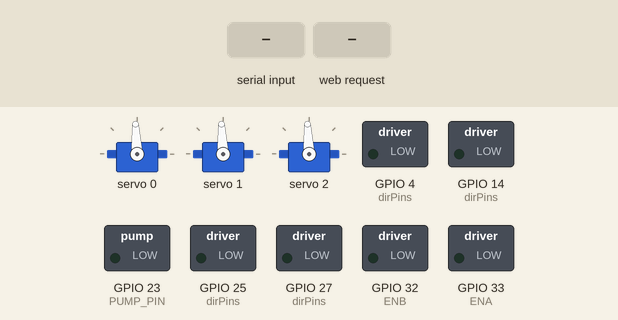
Bench run of a sketch on a simulated ESP32. Shown: 3 × servo, switched loads named in the sketch (green lamp = pin HIGH). The inputs (shaded band) are chosen by the test bench. What the sketch prints to the serial monitor is not drawn.

Above: at 1.2 s.
1.3 s: "q" received over Serial
At 2.7 s:
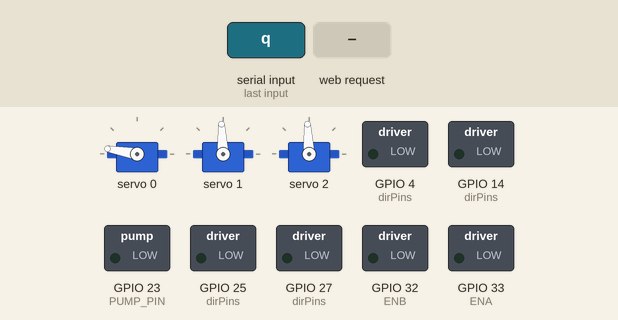
3.4 s: "c" received over Serial
At 3.86 s:
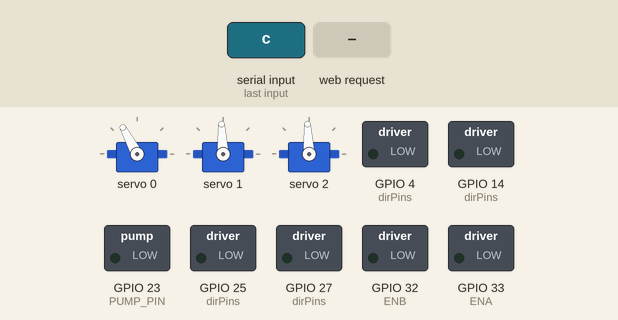
5.5 s: HTTP request GET /s?d=1&a=1&us=1 received
At 6.6 s:
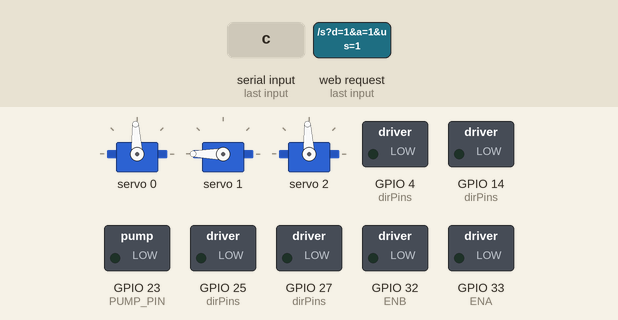
7.7 s: "a" received over Serial
10.7 s: "e" received over Serial
13.2 s: "w" received over Serial
At 17.0 s:
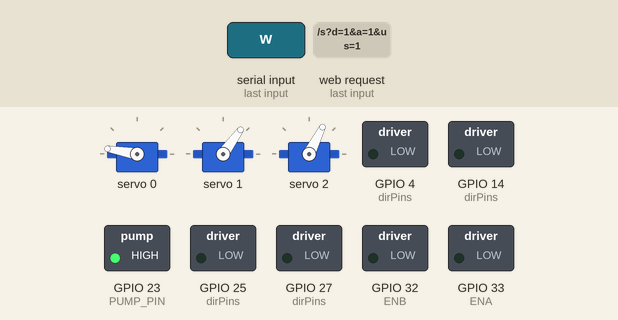
Timing chart, 0 to 19.7 s (numbered marks = the images above; inputs shaded):
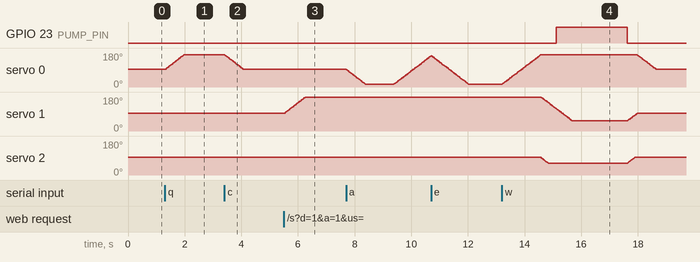

Measured:
- after the input at 1.3 s, servo 0: moves from 93° to 170° over 0.66 s, starting at once
- after the input at 3.4 s, servo 0: moves from 170° to 93° over 0.66 s, starting at once
- after the input at 5.5 s, servo 1: moves from 93° to 180° over 0.74 s, starting at once
- after the input at 13.2 s, GPIO 23 (PUMP_PIN): LOW → HIGH after 1.9 s, → LOW 2.5 s later; servo 0: rises from 15° to 170° in 1.3 s, then falls to 93° in 4.1 s

The sketch:

v1.ino
```cpp
#include <WiFi.h>
#include <WebServer.h>
#include <Wire.h>
#include <Adafruit_PWMServoDriver.h>

const char* AP_SSID = "EcoPlanter";
const char* AP_PASS = "plant1234";

// L298N wheels
const int IN1 = 25, IN2 = 4, ENA = 33;
const int IN3 = 27, IN4 = 14, ENB = 32;
const int SPEED = 60;

// Existing pump configuration (unchanged)
const int PUMP_PIN = 23;
const bool PUMP_ACTIVE_HIGH = true;
const int PUMP_MS = 2500;

Adafruit_PWMServoDriver pwm = Adafruit_PWMServoDriver(0x40);
const int SLEW_US = 12;
const int PAUSE_MS = 1000;

// ---- REVERSED ARM AXES ----
// Channel 0: Base
// Channel 1: Lower arm / shoulder
// Channel 2: Upper arm / elbow
const bool FLIP_BASE     = true;
const bool FLIP_SHOULDER = true;
const bool FLIP_ELBOW    = true;

const bool FLIP[3] = {
  FLIP_BASE,
  FLIP_SHOULDER,
  FLIP_ELBOW
};

// Axis 0: Base, channel 0
const int BASE_CENTER = 1500;
const int BASE_SWEEP = 800;
const int BASE_LEFT = BASE_CENTER - BASE_SWEEP;
const int BASE_RIGHT = BASE_CENTER + BASE_SWEEP;

// Axis 1: Lower arm / shoulder, channel 1
const int SHOULDER_HOME = 1500;
const int SHOULDER_OUT = 1900;

// Axis 2: Upper arm / elbow, channel 2
const int ELBOW_UP = 1500;
const int ELBOW_DOWN = 1800;

struct Axis {
  int ch;
  int cur;
  int target;
};

Axis ax[3] = {
  {0, BASE_CENTER, BASE_CENTER},
  {1, SHOULDER_HOME, SHOULDER_HOME},
  {2, ELBOW_UP, ELBOW_UP}
};

enum StepType {
  T_MOVE,
  T_MOVE_NOWAIT,
  T_PAUSE,
  T_PUMP
};

struct Step {
  StepType t;
  int a;
  int v;
};

const Step SWEEP[] = {
  {T_MOVE, 0, BASE_RIGHT},
  {T_PAUSE, 0, PAUSE_MS},
  {T_MOVE, 0, BASE_CENTER},
  {T_MOVE, 0, BASE_LEFT},
  {T_PAUSE, 0, PAUSE_MS},
  {T_MOVE, 0, BASE_CENTER}
};

const Step WATERSEQ[] = {
  {T_MOVE, 0, BASE_LEFT},
  {T_MOVE_NOWAIT, 1, SHOULDER_OUT},
  {T_MOVE, 2, ELBOW_DOWN},
  {T_PAUSE, 0, 300},
  {T_PUMP, 0, PUMP_MS},
  {T_MOVE_NOWAIT, 2, ELBOW_UP},
  {T_MOVE, 1, SHOULDER_HOME},
  {T_MOVE, 0, BASE_CENTER}
};

const Step HOMESEQ[] = {
  {T_MOVE, 2, ELBOW_UP},
  {T_MOVE, 1, SHOULDER_HOME},
  {T_MOVE, 0, BASE_CENTER}
};

const Step* seqPtr = nullptr;
int seqLen = 0;
int seqIdx = 0;
bool stepStarted = false;
unsigned long stepT = 0;
unsigned long lastSlew = 0;

WebServer server(80);
unsigned long lastSeen = 0;
unsigned long lastWheelCmd = 0;
bool moving = false;

void addCorsHeaders() {
  server.sendHeader("Access-Control-Allow-Origin", "*");
  server.sendHeader("Access-Control-Allow-Methods", "GET, OPTIONS");
  server.sendHeader("Access-Control-Allow-Headers", "Content-Type");
  server.sendHeader("Cache-Control", "no-store");
}

const char PAGE[] PROGMEM = R"rawliteral(
<!DOCTYPE html>
<html>
<head>
<meta name="viewport" content="width=device-width,initial-scale=1">
<style>
body{font-family:sans-serif;text-align:center;margin:0;padding:16px}
.g{display:grid;grid-template-columns:1fr 1fr 1fr;gap:12px;max-width:420px;margin:0 auto 16px}
button{height:72px;font-size:26px;border:0;border-radius:16px;background:#2e7d32;color:#fff}
.s{background:#c62828}
.t{background:#1565c0;font-size:20px}
.a{background:#6a1b9a;font-size:20px;width:100%;max-width:420px;margin-bottom:16px}
</style>
</head>
<body>

<h2>EcoPlanter</h2>

<div class="g">
<span></span><button onclick="c('f')">F</button><span></span>
<button onclick="c('l')">L</button>
<button class="s" onclick="c('s')">S</button>
<button onclick="c('r')">R</button>
<span></span><button onclick="c('b')">B</button><span></span>
</div>

<h3>Base</h3>
<div class="g">
<button class="t" onclick="c('q')">&#9664; Left</button>
<button class="t" onclick="c('c')">Middle</button>
<button class="t" onclick="c('e')">Right &#9654;</button>
</div>

<button class="a" onclick="c('a')">Auto sweep</button>

<h3>Arm</h3>
<div class="g">
<button class="t" onclick="c('w')">Water</button>
<button class="t" onclick="c('h')">Home</button>
<span></span>
</div>

<h3>Manual arm</h3>

<p>Shoulder <span id="sv">1500</span></p>
<input type="range" id="sh" min="600" max="2300"
step="10" value="1500" style="width:90%"
oninput="document.getElementById('sv').textContent=this.value"
onchange="sl(1,this.value)">

<p>Elbow <span id="ev">1500</span></p>
<input type="range" id="el" min="600" max="2300"
step="10" value="1500" style="width:90%"
oninput="document.getElementById('ev').textContent=this.value"
onchange="sl(2,this.value)">

<script>
function c(x){fetch('/c?d='+x)}
function sl(a,v){fetch('/s?a='+a+'&us='+v)}

fetch('/v').then(function(r){return r.text()})
.then(function(t){
  var p=t.split(',');
  document.getElementById('sh').value=p[0];
  document.getElementById('sv').textContent=p[0];
  document.getElementById('el').value=p[1];
  document.getElementById('ev').textContent=p[1];
});

setInterval(function(){fetch('/p')},1000);
</script>

</body>
</html>
)rawliteral";

void setMotor(int inA, int inB, int en, int pct) {
  pct = constrain(pct, -100, 100);

  digitalWrite(inA, pct > 0);
  digitalWrite(inB, pct < 0);

  ledcWrite(en, map(abs(pct), 0, 100, 0, 255));
}

void drive(int l, int r) {
  setMotor(IN1, IN2, ENA, l);
  setMotor(IN3, IN4, ENB, r);

  moving = (l != 0 || r != 0);
}

void pumpSet(bool on) {
  digitalWrite(
    PUMP_PIN,
    (on == PUMP_ACTIVE_HIGH) ? HIGH : LOW
  );
}

// Updated servo direction mapping
void writeUs(int ch, int us) {
  if (ch >= 0 && ch < 3 && FLIP[ch]) {
    us = 3000 - us;
  }

  us = constrain(us, 500, 2500);

  pwm.setPWM(
    ch,
    0,
    (uint32_t)us * 4096UL / 20000UL
  );
}

void runAxes() {
  if (millis() - lastSlew < 10) return;

  lastSlew = millis();

  for (int i = 0; i < 3; i++) {
    Axis& a = ax[i];

    if (a.cur == a.target) continue;

    if (abs(a.target - a.cur) <= SLEW_US) {
      a.cur = a.target;
    } else {
      a.cur += (a.target > a.cur)
                 ? SLEW_US
                 : -SLEW_US;
    }

    writeUs(a.ch, a.cur);
  }
}

bool busy() {
  if (seqPtr) return true;

  for (int i = 0; i < 3; i++) {
    if (ax[i].cur != ax[i].target) return true;
  }

  return false;
}

void runSequence() {
  if (!seqPtr) return;

  if (seqIdx >= seqLen) {
    seqPtr = nullptr;
    pumpSet(false);
    return;
  }

  const Step& s = seqPtr[seqIdx];

  if (!stepStarted) {
    stepStarted = true;
    stepT = millis();

    if (s.t == T_MOVE || s.t == T_MOVE_NOWAIT) {
      ax[s.a].target = s.v;
    }

    if (s.t == T_PUMP) {
      pumpSet(true);
    }
  }

  bool done;

  if (s.t == T_MOVE) {
    done = (ax[s.a].cur == ax[s.a].target);
  } else if (s.t == T_MOVE_NOWAIT) {
    done = true;
  } else {
    done = (millis() - stepT >= (unsigned long)s.v);
  }

  if (done) {
    if (s.t == T_PUMP) {
      pumpSet(false);
    }

    seqIdx++;
    stepStarted = false;
  }
}

void startSeq(const Step* p, int n) {
  drive(0, 0);

  seqPtr = p;
  seqLen = n;
  seqIdx = 0;
  stepStarted = false;
}

#define START(s) startSeq(s, sizeof(s) / sizeof(s[0]))

void moveTo(int a, int us) {
  drive(0, 0);

  seqPtr = nullptr;
  pumpSet(false);

  ax[a].target = us;
}

void stopAll() {
  drive(0, 0);

  seqPtr = nullptr;
  pumpSet(false);

  for (int i = 0; i < 3; i++) {
    ax[i].target = ax[i].cur;
  }
}

void handle(char c) {
  char k = tolower(c);

  bool wheelCmd =
    (k == 'f' || k == 'b' || k == 'l' || k == 'r');

  if (wheelCmd) {
    lastWheelCmd = millis();
  }

  if (wheelCmd && busy()) return;

  switch (k) {
    case 'f':
      drive(SPEED, SPEED);
      break;

    case 'b':
      drive(-SPEED, -SPEED);
      break;

    case 'l':
      drive(-SPEED, SPEED);
      break;

    case 'r':
      drive(SPEED, -SPEED);
      break;

    case 's':
      stopAll();
      break;

    case 'q':
      moveTo(0, BASE_LEFT);
      break;

    case 'e':
      moveTo(0, BASE_RIGHT);
      break;

    case 'c':
      moveTo(0, BASE_CENTER);
      break;

    case 'a':
      START(SWEEP);
      break;

    case 'w':
      START(WATERSEQ);
      break;

    case 'h':
      START(HOMESEQ);
      break;
  }
}

void setup() {
  Serial.begin(115200);

  int dirPins[] = {IN1, IN2, IN3, IN4};

  for (int p : dirPins) {
    pinMode(p, OUTPUT);
  }

  pinMode(PUMP_PIN, OUTPUT);
  pumpSet(false);

  ledcAttach(ENA, 1000, 8);
  ledcAttach(ENB, 1000, 8);

  drive(0, 0);

  Wire.begin(21, 22);

  pwm.begin();
  pwm.setOscillatorFrequency(27000000);
  pwm.setPWMFreq(50);

  for (int i = 0; i < 3; i++) {
    writeUs(ax[i].ch, ax[i].cur);
  }

  WiFi.softAP(AP_SSID, AP_PASS);
  Serial.println(WiFi.softAPIP());

  server.on("/", []() {
    lastSeen = millis();
    addCorsHeaders();
    server.send_P(200, "text/html", PAGE);
  });

  server.on("/c", HTTP_OPTIONS, []() {
    addCorsHeaders();
    server.send(204, "text/plain", "");
  });

  server.on("/c", []() {
    lastSeen = millis();
    addCorsHeaders();

    String d = server.arg("d");

    if (d.length()) {
      if (d[0] == 'f' || d[0] == 'b' || d[0] == 'l' || d[0] == 'r') {
        lastWheelCmd = millis();
      }
      handle(d[0]);
    }

    server.send(200, "text/plain", "ok");
  });

  server.on("/v", HTTP_OPTIONS, []() {
    addCorsHeaders();
    server.send(204, "text/plain", "");
  });

  server.on("/v", []() {
    lastSeen = millis();
    addCorsHeaders();

    server.send(
      200,
      "text/plain",
      String(ax[1].target) + "," + String(ax[2].target)
    );
  });

  server.on("/p", HTTP_OPTIONS, []() {
    addCorsHeaders();
    server.send(204, "text/plain", "");
  });

  server.on("/p", []() {
    lastSeen = millis();
    addCorsHeaders();
    server.send(200, "text/plain", "ok");
  });

  server.on("/s", HTTP_OPTIONS, []() {
    addCorsHeaders();
    server.send(204, "text/plain", "");
  });

  server.on("/s", []() {
    lastSeen = millis();
    addCorsHeaders();

    int a = server.arg("a").toInt();
    int us = constrain(server.arg("us").toInt(), 600, 2300);

    if (a == 1 || a == 2) {
      drive(0, 0);

      seqPtr = nullptr;
      pumpSet(false);

      ax[a].target = us;
    }

    server.send(200, "text/plain", "ok");
  });

  server.begin();
}

void loop() {
  server.handleClient();

  runAxes();
  runSequence();

  while (Serial.available()) {
    handle(Serial.read());
  }

  if (moving && millis() - lastWheelCmd > 400) {
    drive(0, 0);
  }
}
```
